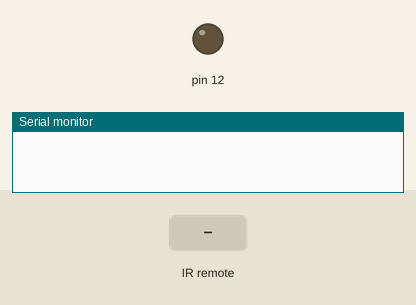
A sketch run on a simulated Arduino Uno, built with avr-gcc and run on an emulated ATmega328P. Parts: output pins drawn as LEDs (lit = HIGH), the last lines printed to the serial monitor. The inputs (shaded band) are chosen by the test bench.

Above: at 1.8 s.
1.9 s: infrared code 0x1FE50AF received
At 3.3 s:
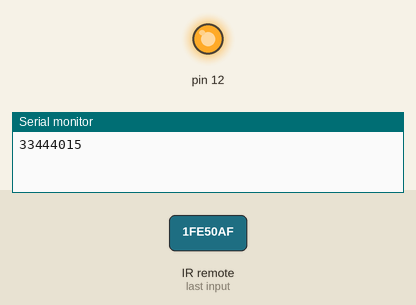
Timing chart, 0 to 4.9 s (numbered marks = the images above; inputs shaded):
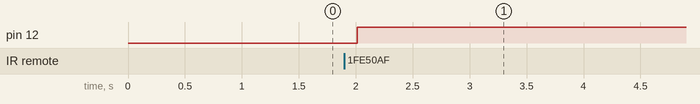

Measured:
- after the input at 1.9 s, pin 12: LOW → HIGH after 0.11 s

The sketch:

ir_with_is_else.ino
```cpp
#include <IRremote.h>
const int RECV_PIN = 13;

IRrecv irrecv(RECV_PIN);
decode_results results;
void setup() {
Serial.begin(9600) ;

irrecv.enableIRIn();
pinMode(12, OUTPUT);

}

void loop() {
if (irrecv.decode(&results))
{

  Serial.println(results.value);
//  translateIR();
   irrecv.resume();

}// put your main code here, to run repeatedly:
Serial.flush();
if (results.value==33444015)
{
  digitalWrite(12, HIGH);
}
else
{
  digitalWrite(12, LOW);
}
delay(1000);

}
```
